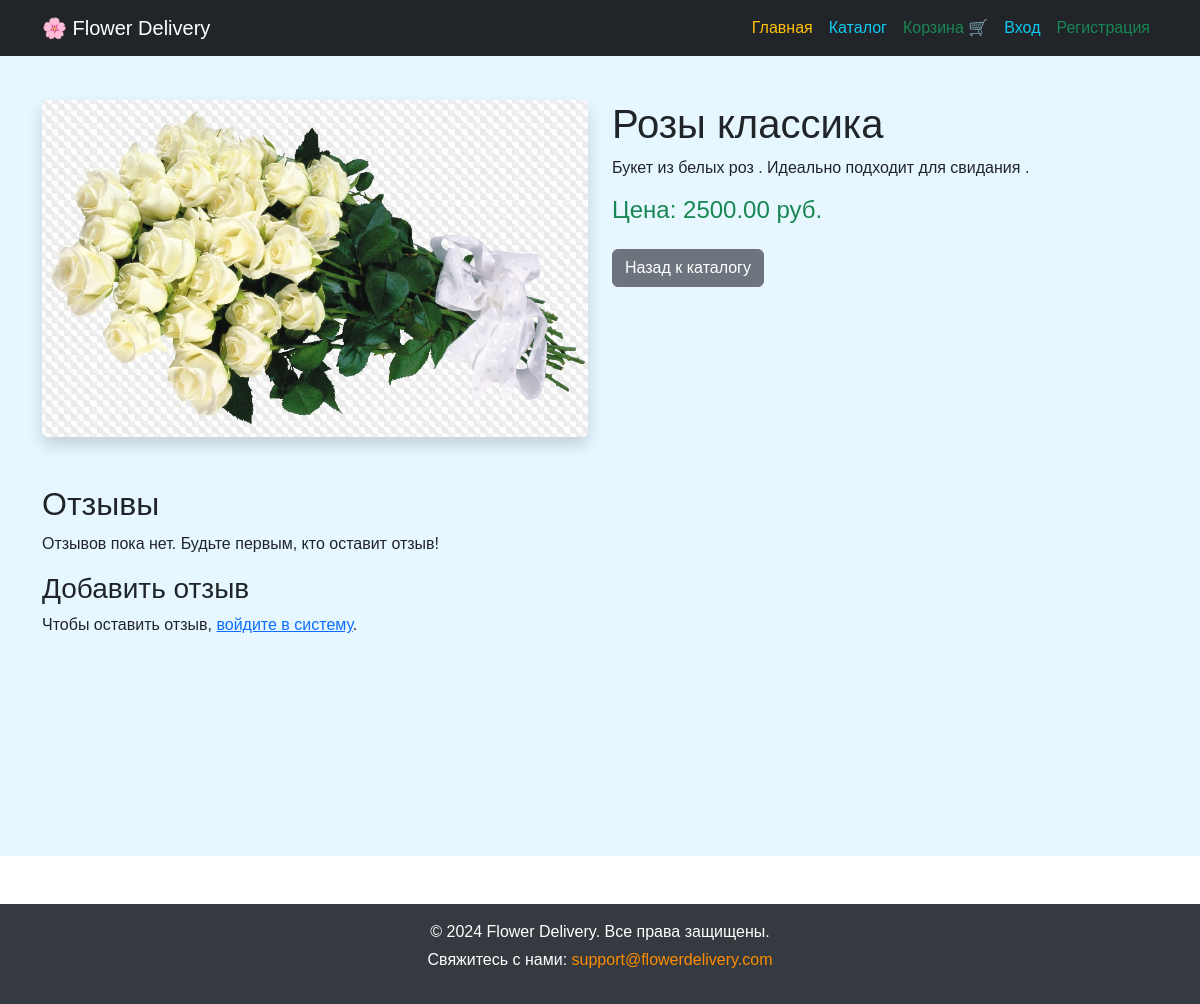
The app's page /catalog/2/ with its own data.
### core_app/models.py (models this page shows, shortened)
class Product(models.Model):
    name = models.CharField(
        max_length=255,
        verbose_name="Название"
    )
    description = models.TextField(
        verbose_name="Описание"
    )
    price = models.DecimalField(
        max_digits=10,
        decimal_places=2,
        verbose_name="Цена"
    )
    image = models.ImageField(
        upload_to="product_images/",
        verbose_name="Изображение"
    )
    class Meta:
        verbose_name = "Товар"
        verbose_name_plural = "Товары"

### core_app/views.py (the view)
# urls.py: path('catalog/<int:product_id>/', views.product_detail_view, name='product_detail'),
def product_detail_view(request, product_id):
    product = get_object_or_404(Product, id=product_id)
    reviews = Review.objects.filter(product=product)  # Получаем отзывы для данного товара
    if request.method == 'POST':
        form = ReviewForm(request.POST)
        if form.is_valid():
            review = form.save(commit=False)
            review.product = product
            review.user = request.user  # Связываем отзыв с текущим пользователем
            review.save()
            return redirect('product_detail', product_id=product.id)  # Перезагружаем страницу, чтобы увидеть новый отзыв
    else:
        form = ReviewForm()
    context = {
        'product': product,
        'reviews': reviews,
        'form': form,
    }
    return render(request, 'core_app/product_detail.html', context)

### core_app/templates/core_app/product_detail.html
{% extends "base.html" %}
{% block content %}
<div class="container-fluid" style="background-color: #e6f7ff; min-height: 100vh; padding-top: 20px; padding-bottom: 20px;">
    <div class="container mt-4">
        <div class="row">
            <div class="col-md-6">
                <img src="{{ product.image.url }}" class="img-fluid rounded shadow" alt="{{ product.name }}">
            </div>
            <div class="col-md-6">
                <h1>{{ product.name }}</h1>
                <p>{{ product.description }}</p>
                <p class="h4 text-success">Цена: {{ product.price }} руб.</p>
                <a href="{% url 'catalog' %}" class="btn btn-secondary mt-3">Назад к каталогу</a>
            </div>
        </div>
        <div class="mt-5">
            <h2>Отзывы</h2>
            {% if reviews %}
                {% for review in reviews %}
                    <div class="border rounded p-3 mb-3">
                        <p><strong>{{ review.user.username }}</strong> ({{ review.rating }} / 5):</p>
                        <p>{{ review.review_text }}</p>
                    </div>
                {% endfor %}
            {% else %}
                <p>Отзывов пока нет. Будьте первым, кто оставит отзыв!</p>
            {% endif %}
            <h3>Добавить отзыв</h3>
            {% if user.is_authenticated %}
                <form method="post">
                    {% csrf_token %}
                    {{ form.as_p }}
                    <button type="submit" class="btn btn-primary">Отправить</button>
                </form>
            {% else %}
                <p>Чтобы оставить отзыв, <a href="{% url 'login' %}">войдите в систему</a>.</p>
            {% endif %}
        </div>
    </div>
</div>
{% endblock %}

### templates/base.html (style rules this page uses)
body { font-family: Arial, sans-serif; margin: 0; padding: 0; }

### records on screen
Product: image (picture), name "Розы классика", description "Букет из белых роз . Идеально подходит для свидания .", price "2500.00"
